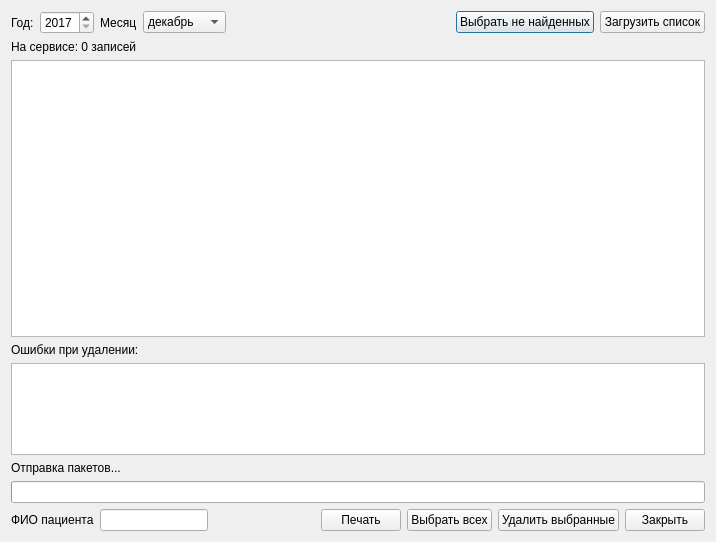
<?xml version="1.0" encoding="UTF-8"?>
<ui version="4.0">
 <class>ImportDispExportedPlanDiagnosisDialog</class>
 <widget class="QDialog" name="ImportDispExportedPlanDiagnosisDialog">
  <property name="geometry">
   <rect>
    <x>0</x>
    <y>0</y>
    <width>716</width>
    <height>542</height>
   </rect>
  </property>
  <property name="windowTitle">
   <string>Список граждан из ТФОМС, запланированных на диспансерные осмотры</string>
  </property>
  <layout class="QVBoxLayout" name="verticalLayout">
   <item>
    <layout class="QHBoxLayout" name="horizontalLayout">
     <item>
      <widget class="QLabel" name="label">
       <property name="text">
        <string>Год:</string>
       </property>
      </widget>
     </item>
     <item>
      <widget class="QSpinBox" name="sbYear">
       <property name="minimum">
        <number>2017</number>
       </property>
       <property name="maximum">
        <number>9999</number>
       </property>
      </widget>
     </item>
     <item>
      <widget class="QLabel" name="label_2">
       <property name="text">
        <string>Месяц</string>
       </property>
      </widget>
     </item>
     <item>
      <widget class="QComboBox" name="cmbMonth">
       <property name="currentIndex">
        <number>11</number>
       </property>
       <item>
        <property name="text">
         <string>январь</string>
        </property>
       </item>
       <item>
        <property name="text">
         <string>февраль</string>
        </property>
       </item>
       <item>
        <property name="text">
         <string>март</string>
        </property>
       </item>
       <item>
        <property name="text">
         <string>апрель</string>
        </property>
       </item>
       <item>
        <property name="text">
         <string>май</string>
        </property>
       </item>
       <item>
        <property name="text">
         <string>июнь</string>
        </property>
       </item>
       <item>
        <property name="text">
         <string>июль</string>
        </property>
       </item>
       <item>
        <property name="text">
         <string>август</string>
        </property>
       </item>
       <item>
        <property name="text">
         <string>сентябрь</string>
        </property>
       </item>
       <item>
        <property name="text">
         <string>октябрь</string>
        </property>
       </item>
       <item>
        <property name="text">
         <string>ноябрь</string>
        </property>
       </item>
       <item>
        <property name="text">
         <string>декабрь</string>
        </property>
       </item>
      </widget>
     </item>
     <item>
      <spacer name="horizontalSpacer_2">
       <property name="orientation">
        <enum>Qt::Horizontal</enum>
       </property>
       <property name="sizeHint" stdset="0">
        <size>
         <width>40</width>
         <height>20</height>
        </size>
       </property>
      </spacer>
     </item>
     <item>
      <widget class="QPushButton" name="btnSelectNotFound">
       <property name="text">
        <string>Выбрать не найденных</string>
       </property>
      </widget>
     </item>
     <item>
      <widget class="QPushButton" name="btnRefresh">
       <property name="text">
        <string>Загрузить список</string>
       </property>
      </widget>
     </item>
    </layout>
   </item>
   <item>
    <widget class="QLabel" name="lblExpPlanCount">
     <property name="text">
      <string>На сервисе: 0 записей</string>
     </property>
    </widget>
   </item>
   <item>
    <widget class="CTableView" name="tblExportedPlan">
     <property name="sizePolicy">
      <sizepolicy hsizetype="Expanding" vsizetype="Expanding">
       <horstretch>0</horstretch>
       <verstretch>3</verstretch>
      </sizepolicy>
     </property>
    </widget>
   </item>
   <item>
    <widget class="QLabel" name="label_4">
     <property name="text">
      <string>Ошибки при удалении:</string>
     </property>
    </widget>
   </item>
   <item>
    <widget class="CTableView" name="tblExportedPlanErrors">
     <property name="sizePolicy">
      <sizepolicy hsizetype="Expanding" vsizetype="Expanding">
       <horstretch>0</horstretch>
       <verstretch>1</verstretch>
      </sizepolicy>
     </property>
    </widget>
   </item>
   <item>
    <widget class="QLabel" name="lblDeleteStatus">
     <property name="text">
      <string>Отправка пакетов...</string>
     </property>
    </widget>
   </item>
   <item>
    <widget class="QProgressBar" name="pbDeleteProgress">
     <property name="format">
      <string>%v из %m</string>
     </property>
    </widget>
   </item>
   <item>
    <layout class="QHBoxLayout" name="horizontalLayout_2">
     <item>
      <widget class="QLabel" name="lblFIO">
       <property name="text">
        <string>ФИО пациента</string>
       </property>
      </widget>
     </item>
     <item>
      <widget class="QLineEdit" name="editFIO"/>
     </item>
     <item>
      <spacer name="horizontalSpacer">
       <property name="orientation">
        <enum>Qt::Horizontal</enum>
       </property>
       <property name="sizeHint" stdset="0">
        <size>
         <width>40</width>
         <height>20</height>
        </size>
       </property>
      </spacer>
     </item>
     <item>
      <widget class="QPushButton" name="btnPrint">
       <property name="text">
        <string>Печать</string>
       </property>
      </widget>
     </item>
     <item>
      <widget class="QPushButton" name="btnSelectAll">
       <property name="text">
        <string>Выбрать всех</string>
       </property>
      </widget>
     </item>
     <item>
      <widget class="QPushButton" name="btnDeleteSelected">
       <property name="text">
        <string>Удалить выбранные</string>
       </property>
      </widget>
     </item>
     <item>
      <widget class="QPushButton" name="btnClose">
       <property name="text">
        <string>Закрыть</string>
       </property>
      </widget>
     </item>
    </layout>
   </item>
  </layout>
 </widget>
 <customwidgets>
  <customwidget>
   <class>CTableView</class>
   <extends>QTableView</extends>
   <header>library/TableView.h</header>
  </customwidget>
 </customwidgets>
 <resources/>
 <connections/>
</ui>
